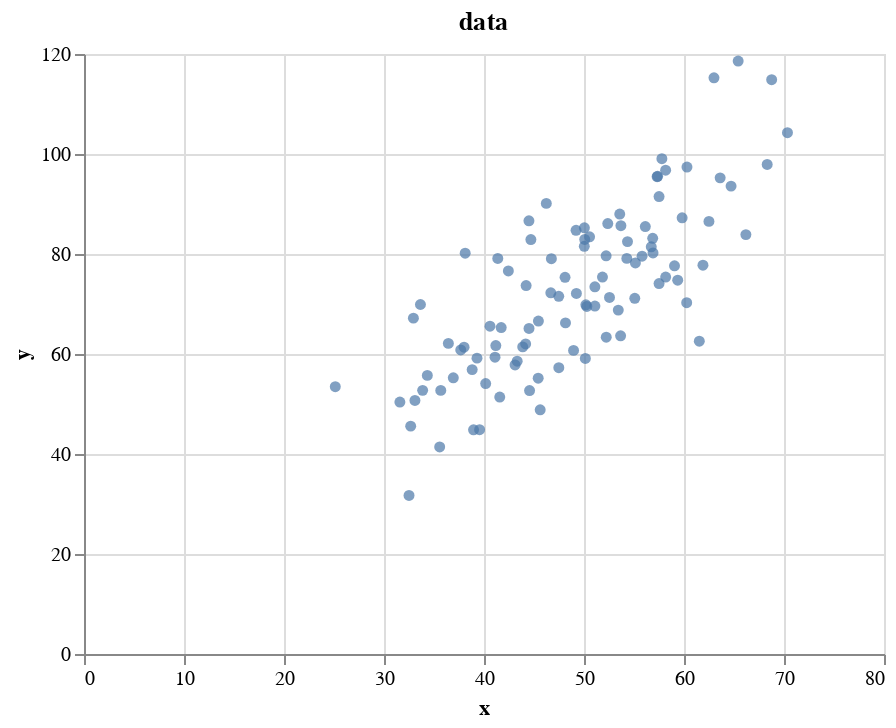

The cell this chart's notebook holds for it:
### Code cell
scatter = alt.Chart(data).mark_circle().encode(
    x='x:Q',
    y='y:Q'
).properties(
    title='data'
)
scatter

### Figure 1 — Vega-Lite specification as saved in the notebook (floating-point values rounded to 4 significant figures)
{"$schema": "https://vega.github.io/schema/vega-lite/v3.2.1.json", "config": {"mark": {"tooltip": null}, "view": {"height": 300, "width": 400}}, "data": {"name": "data-9e83173549dbe3df1e2a106b1a4d0e45"}, "datasets": {"data-9e83173549dbe3df1e2a106b1a4d0e45": [{"x": 32.5, "y": 31.71}, {"x": 53.43, "y": 68.78}, {"x": 61.53, "y": 62.56}, {"x": 47.48, "y": 71.55}, {"x": 59.81, "y": 87.23}, {"x": 55.14, "y": 78.21}, {"x": 52.21, "y": 79.64}, {"x": 39.3, "y": 59.17}, {"x": 48.11, "y": 75.33}, {"x": 52.55, "y": 71.3}, {"x": 45.42, "y": 55.17}, {"x": 54.35, "y": 82.48}, {"x": 44.16, "y": 62.01}, {"x": 58.17, "y": 75.39}, {"x": 56.73, "y": 81.44}, {"x": 48.96, "y": 60.72}, {"x": 44.69, "y": 82.89}, {"x": 60.3, "y": 97.38}, {"x": 45.62, "y": 48.85}, {"x": 38.82, "y": 56.88}, {"x": 66.19, "y": 83.88}, {"x": 65.42, "y": 118.6}, {"x": 47.48, "y": 57.25}, {"x": 41.58, "y": 51.39}, {"x": 51.85, "y": 75.38}, {"x": 59.37, "y": 74.77}, {"x": 57.31, "y": 95.46}, {"x": 63.62, "y": 95.23}, {"x": 46.74, "y": 79.05}, {"x": 50.56, "y": 83.43}, {"x": 52.22, "y": 63.36}, {"x": 35.57, "y": 41.41}, {"x": 42.44, "y": 76.62}, {"x": 58.16, "y": 96.77}, {"x": 57.5, "y": 74.08}, {"x": 45.44, "y": 66.59}, {"x": 61.9, "y": 77.77}, {"x": 33.09, "y": 50.72}, {"x": 36.44, "y": 62.12}, {"x": 37.68, "y": 60.81}, {"x": 44.56, "y": 52.68}, {"x": 43.32, "y": 58.57}, {"x": 50.07, "y": 82.91}, {"x": 43.87, "y": 61.42}, {"x": 63.0, "y": 115.2}, {"x": 32.67, "y": 45.57}, {"x": 40.17, "y": 54.08}, {"x": 53.58, "y": 87.99}, {"x": 33.86, "y": 52.73}, {"x": 64.71, "y": 93.58}, {"x": 38.12, "y": 80.17}, {"x": 44.5, "y": 65.1}, {"x": 40.6, "y": 65.56}, {"x": 41.72, "y": 65.28}, {"x": 51.09, "y": 73.43}, {"x": 55.08, "y": 71.14}, {"x": 41.38, "y": 79.1}, {"x": 62.49, "y": 86.52}, {"x": 49.2, "y": 84.74}, {"x": 41.1, "y": 59.36}, {"x": 41.18, "y": 61.68}, {"x": 50.19, "y": 69.85}, {"x": 52.38, "y": 86.1}, {"x": 50.14, "y": 59.11}, {"x": 33.64, "y": 69.9}, {"x": 39.56, "y": 44.86}, {"x": 56.13, "y": 85.5}, {"x": 57.36, "y": 95.54}, {"x": 60.27, "y": 70.25}, {"x": 35.68, "y": 52.72}, {"x": 31.59, "y": 50.39}, {"x": 53.66, "y": 63.64}, {"x": 46.68, "y": 72.25}, {"x": 43.11, "y": 57.81}, {"x": 70.35, "y": 104.3}, {"x": 44.49, "y": 86.64}, {"x": 57.5, "y": 91.49}, {"x": 36.93, "y": 55.23}, {"x": 55.81, "y": 79.55}, {"x": 38.95, "y": 44.85}, {"x": 56.9, "y": 80.21}, {"x": 56.87, "y": 83.14}, {"x": 34.33, "y": 55.72}, {"x": 59.05, "y": 77.63}, {"x": 57.79, "y": 99.05}, {"x": 54.28, "y": 79.12}, {"x": 51.09, "y": 69.59}, {"x": 50.28, "y": 69.51}, {"x": 44.21, "y": 73.69}, {"x": 38.01, "y": 61.37}, {"x": 32.94, "y": 67.17}, {"x": 53.69, "y": 85.67}, {"x": 68.77, "y": 114.9}, {"x": 46.23, "y": 90.12}, {"x": 68.32, "y": 97.92}, {"x": 50.03, "y": 81.54}, {"x": 49.24, "y": 72.11}, {"x": 50.04, "y": 85.23}, {"x": 48.15, "y": 66.22}, {"x": 25.13, "y": 53.45}]}, "encoding": {"x": {"field": "x", "type": "quantitative"}, "y": {"field": "y", "type": "quantitative"}}, "mark": "circle", "title": "data"}
